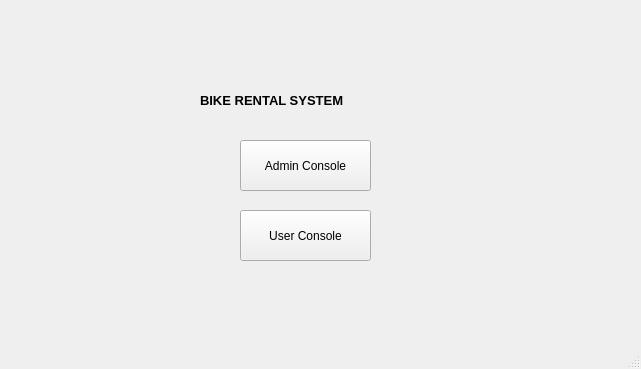
<?xml version="1.0" encoding="UTF-8"?>
<ui version="4.0">
 <class>loginpage</class>
 <widget class="QMainWindow" name="loginpage">
  <property name="geometry">
   <rect>
    <x>0</x>
    <y>0</y>
    <width>641</width>
    <height>369</height>
   </rect>
  </property>
  <property name="windowTitle">
   <string>MainWindow</string>
  </property>
  <widget class="QWidget" name="centralwidget">
   <widget class="QPushButton" name="adminbtn">
    <property name="geometry">
     <rect>
      <x>240</x>
      <y>140</y>
      <width>131</width>
      <height>51</height>
     </rect>
    </property>
    <property name="text">
     <string>Admin Console</string>
    </property>
   </widget>
   <widget class="QPushButton" name="userbtn">
    <property name="geometry">
     <rect>
      <x>240</x>
      <y>210</y>
      <width>131</width>
      <height>51</height>
     </rect>
    </property>
    <property name="text">
     <string>User Console</string>
    </property>
   </widget>
   <widget class="QLabel" name="label">
    <property name="geometry">
     <rect>
      <x>200</x>
      <y>80</y>
      <width>191</width>
      <height>41</height>
     </rect>
    </property>
    <property name="text">
     <string>&lt;html&gt;&lt;head/&gt;&lt;body&gt;&lt;p&gt;&lt;span style=&quot; font-size:10pt; font-weight:600;&quot;&gt;BIKE RENTAL SYSTEM&lt;/span&gt;&lt;/p&gt;&lt;/body&gt;&lt;/html&gt;</string>
    </property>
   </widget>
  </widget>
  <widget class="QStatusBar" name="statusbar"/>
 </widget>
 <resources/>
 <connections/>
</ui>
